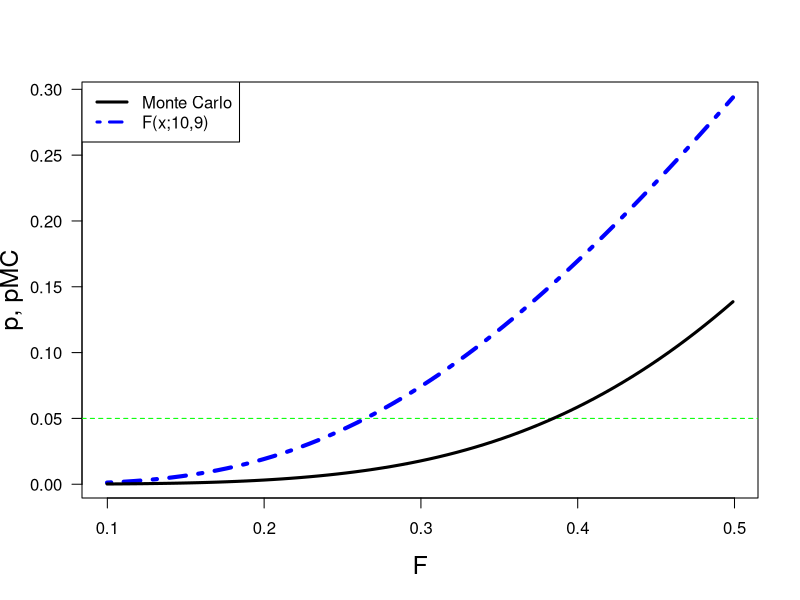

Source code (R):
print('file: Solution-VRTcount.R')
# EXERCISE & SOLUTION: variance ratio test for count data (Monte Carlo simulation)
set.seed(1953)
m=11; n=10 #   sample sizes
x1min = 10; x2min = 33; x1x2range = 16
my.Fsimulation=function(){ # generate random samples from discrete uniform PD
  xrange1 = seq(x1min,x1min+x1x2range); xrange2 = seq(x2min,x2min+x1x2range);
  z1=sample(x=xrange1,m,replace=TRUE); z2=sample(x=xrange2,n,replace=TRUE);
  F.stats = var(z1)/var(z2)}
Fstat.vector=replicate(1e6,my.Fsimulation())
out = density(Fstat.vector,from=0,to=3)
xd = out$x; yd = out$y; yF = df(xd,df1=m-1,df2=n-1)
dx = xd[2]-xd[1]  # equidistant 
Fobsa = seq(0.099804305,0.5,dx); LF = length(Fobsa)
pMCa = numeric(LF)
pa = numeric(LF)
for(j in 1:LF) {Fobs = Fobsa[j]; k = which.min((xd-Fobs)^2);
   pMCa[j] = 2*dx*sum(yd[1:k]);
   pa[j] = 2*pf(Fobs,df1=m-1,df2=n-1)
}
sflag = 1
if(sflag == 1) {
  # png('VarTextExer171225.png',width=16,height=12,units='cm',res=300)
  plot(Fobsa,pa,type='l',lwd=4,col='blue',xlab='F',ylab='p, pMC',las=1,cex=0.6,
       cex.lab=1.5,lty=4)
  abline(a=0.05,b=0,col='green',lty=2)
  lines(Fobsa,pMCa,col='black',lwd=3)
  legend('topleft',c('Monte Carlo','F(x;10,9)'),lwd=c(3,3),
         col=c('black','blue'),lty=c(1,4))
  # dev.off()
}
alpha = 0.05
kpMC = which.min((pMCa-alpha)^2)
kp   = which.min((pa-alpha)^2)
print(c('Fobsa[kpMC] = ',round(Fobsa[kpMC],4)))  # 0.3816
print(c('Fobsa[kp]   = ',round(Fobsa[kp],4)))    # 0.2642
# ----------------------------------------------------------------
# Remarks:
# Monte-Carlo simulation takes less than 2 minutes
# ----------------------------------------------------------------